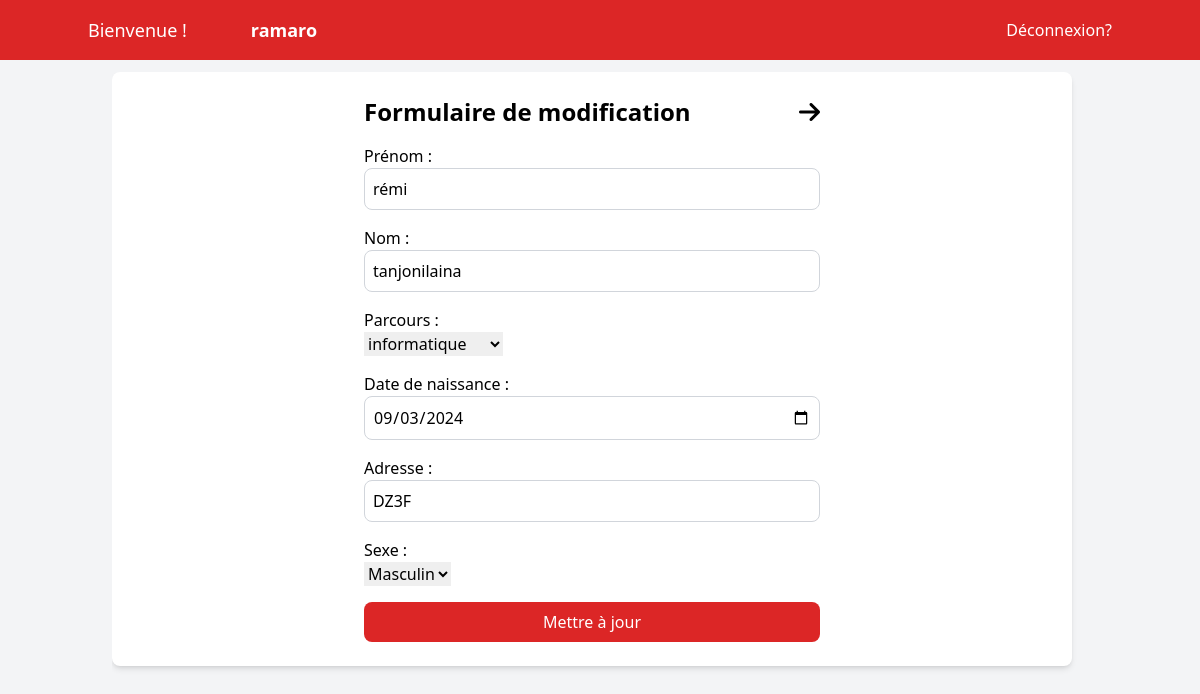
The app's page /controllers/etudiantController.php?action=detailUpdate&id=8 (signed in) with its own data.
### tables this page shows
CREATE TABLE `etudiants` (
  `id` int NOT NULL AUTO_INCREMENT,
  `firstname` varchar(100) NOT NULL,
  `lastname` varchar(100) NOT NULL,
  `parcours` varchar(100) NOT NULL,
  `date_of_birth` date NOT NULL,
  `adresse` varchar(100) NOT NULL,
  `sex` varchar(100) NOT NULL,
  `created_at` timestamp NULL DEFAULT CURRENT_TIMESTAMP,
  PRIMARY KEY (`id`)
);

### classes/etudiants.php (called while the page is built, shortened)
<?php
    class Etudiants{
        private $pdo;
        public $id;
        public function __construct($db){
            $this->pdo = $db;
        }
        public function detail(){
            $stmt = $this->pdo->prepare('SELECT * FROM etudiants WHERE id = :id');
            $stmt->bindParam(':id', $this->id);
            $stmt->execute();
            return $stmt->fetch(PDO::FETCH_ASSOC);
        }
    }
?>

### display/etudiants/update.php (the view, shortened to what this page needs)
<!DOCTYPE html>
<html lang="fr">
<head>
    <script src="https://cdn.tailwindcss.com"></script>
    <link rel="stylesheet" href="https://cdnjs.cloudflare.com/ajax/libs/font-awesome/6.6.0/css/all.min.css" />
</head>
<body class="bg-gray-100 font-sans h-screen">
    <header class="bg-red-600 text-white p-4 sticky top-0 z-10">
        <div class="container mx-auto flex justify-between items-center">
            <div class="text-lg flex space-x-16">
               <p>Bienvenue !</p>
               <span class="font-semibold"><?php echo $_SESSION["username"]?></span>
            </div>
            <div>
                <a href="../../controllers/userController.php?action=logout" class="text-white hover:text-gray-300">Déconnexion?</a>
            </div>
        </div>
    </header>
    <div class="container mx-auto px-6 py-3 h-full">
        <div class="flex h-full">
            <div class="w-screen overflow-y-auto max-h-screen pr-4">
                <div id="form-modification" class="bg-white p-6 rounded-lg shadow-md h-auto flex flex-col justify-center items-center">
                    <div class="flex justify-between w-1/2">
                        <h2 class="text-2xl font-bold text-grenat-600 mb-4">Formulaire de modification</h2>
                        <a href="../../controllers/etudiantController.php?action=read" class="text-2xl font-bold text-grenat-600 mb-4"><i class="fas fa-arrow fa-arrow-right"></i></a>
                    </div>
                    <form action="../../controllers/etudiantController.php?action=update&id=<?= $etudiantDetails['id'] ?>"  method="post" class="w-1/2">
                        <div class="mb-4">
                            <label for="firstname" class="block text-grenat-600">Prénom :</label>
                            <input type="text" name="firstname" class="w-full p-2 border border-gray-300 rounded-lg" value="<?= htmlspecialchars($etudiantDetails['firstname']) ?>" required><br>
                        </div>
                        <div class="mb-4">
                            <label for="lastname" class="block text-grenat-600">Nom :</label>
                            <input type="text" name="lastname" class="w-full p-2 border border-gray-300 rounded-lg" value="<?= htmlspecialchars($etudiantDetails['lastname']) ?>" required><br>
                        </div>
                        <div class="mb-4">
                            <label for="parcours" class="block text-grenat-600">Parcours :</label>
                            <select name="parcours" required>
                                <option value="informatique" <?= $etudiantDetails['parcours'] == 'informatique' ? 'selected' : '' ?>>informatique</option>
                            </select><br>
                        </div>
                        <div class="mb-4" class="block text-grenat-600">
                            <label for="date_of_birth">Date de naissance :</label>
                            <input type="date" name="date_of_birth" class="w-full p-2 border border-gray-300 rounded-lg" value="<?= htmlspecialchars($etudiantDetails['date_of_birth']) ?>" required><br>
                        </div>
                        <div class="mb-4" class="block text-grenat-600">
                            <label for="adresse">Adresse :</label>
                            <input type="text" name="adresse" class="w-full p-2 border border-gray-300 rounded-lg" value="<?= htmlspecialchars($etudiantDetails['adresse']) ?>" required><br>
                        </div>
                        <div class="mb-4">
                            <label for="sex" class="block text-grenat-600">Sexe :</label>
                            <select name="sex" required>
                                <option value="male" <?= $etudiantDetails['sex'] == 'male' ? 'selected' : '' ?>>Masculin</option>
                            </select><br>
                        </div>
                        <button type="submit" class="bg-red-600 text-white p-2 rounded-lg w-full">Mettre à jour </button>
                    </form>
                </div>
            </div>
        </div>
    </div>
</body>
</html>

### records on screen
etudiants: firstname "rémi", lastname "tanjonilaina", parcours "informatique", date_of_birth "09/03/2024", adresse "DZ3F", sex "Masculin"

### other values on screen
$_SESSION["username"] "ramaro"
